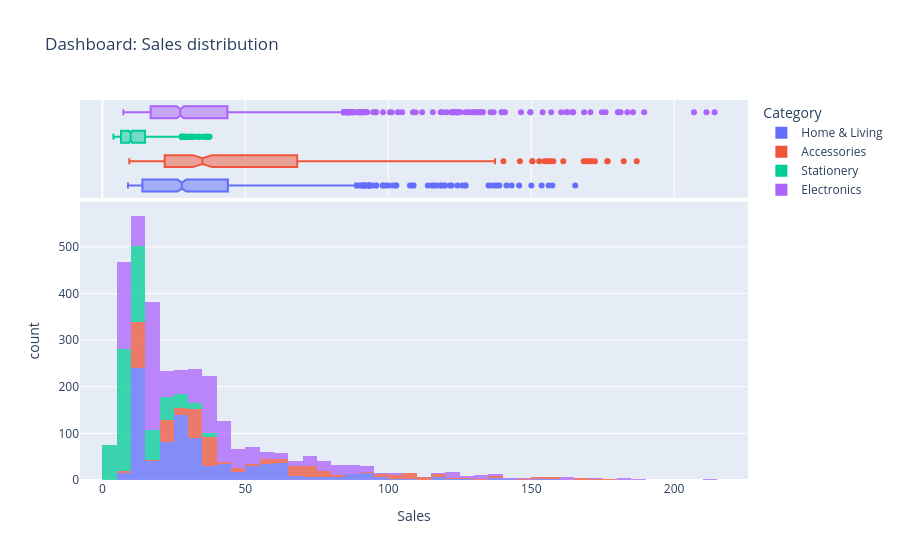

Notebook code for this chart:
### Markdown cell above
## 22. Simple interactive dashboard

This Plotly chart is interactive: hover for values, zoom, and toggle legend items. Change `dashboard_metric` to view another metric.

### Code cell
dashboard_metric = "Sales"  # Try "Quantity" or "UnitPrice"
fig = px.histogram(
    data, x=dashboard_metric,
    color="Category" if "Category" in data.columns else None,
    marginal="box", title=f"Dashboard: {dashboard_metric} distribution",
    opacity=0.75
)
fig.show()
print("Dashboard metric:", dashboard_metric)

### Figure 1 — Plotly figure (JSON) as saved in the notebook; plotly's stock layout.template omitted (floating-point values rounded to 4 significant figures; data arrays with more than 128 entries replaced by an {"elided": "..."} marker saying what was removed)
{"data": [{"bingroup": "x", "hovertemplate": "Category=Home & Living<br>Sales=%{x}<br>count=%{y}<extra></extra>", "legendgroup": "Home & Living", "marker": {"color": "#636efa", "opacity": 0.75, "pattern": {"shape": ""}}, "name": "Home & Living", "orientation": "v", "showlegend": true, "type": "histogram", "x": {"elided": "884 float values"}, "xaxis": "x", "yaxis": "y"}, {"hovertemplate": "Category=Home & Living<br>Sales=%{x}<extra></extra>", "legendgroup": "Home & Living", "marker": {"color": "#636efa"}, "name": "Home & Living", "notched": true, "showlegend": false, "type": "box", "x": {"elided": "884 float values"}, "xaxis": "x2", "yaxis": "y2"}, {"bingroup": "x", "hovertemplate": "Category=Accessories<br>Sales=%{x}<br>count=%{y}<extra></extra>", "legendgroup": "Accessories", "marker": {"color": "#EF553B", "opacity": 0.75, "pattern": {"shape": ""}}, "name": "Accessories", "orientation": "v", "showlegend": true, "type": "histogram", "x": {"elided": "457 float values"}, "xaxis": "x", "yaxis": "y"}, {"hovertemplate": "Category=Accessories<br>Sales=%{x}<extra></extra>", "legendgroup": "Accessories", "marker": {"color": "#EF553B"}, "name": "Accessories", "notched": true, "showlegend": false, "type": "box", "x": {"elided": "457 float values"}, "xaxis": "x2", "yaxis": "y2"}, {"bingroup": "x", "hovertemplate": "Category=Stationery<br>Sales=%{x}<br>count=%{y}<extra></extra>", "legendgroup": "Stationery", "marker": {"color": "#00cc96", "opacity": 0.75, "pattern": {"shape": ""}}, "name": "Stationery", "orientation": "v", "showlegend": true, "type": "histogram", "x": {"elided": "663 float values"}, "xaxis": "x", "yaxis": "y"}, {"hovertemplate": "Category=Stationery<br>Sales=%{x}<extra></extra>", "legendgroup": "Stationery", "marker": {"color": "#00cc96"}, "name": "Stationery", "notched": true, "showlegend": false, "type": "box", "x": {"elided": "663 float values"}, "xaxis": "x2", "yaxis": "y2"}, {"bingroup": "x", "hovertemplate": "Category=Electronics<br>Sales=%{x}<br>count=%{y}<extra></extra>", "legendgroup": "Electronics", "marker": {"color": "#ab63fa", "opacity": 0.75, "pattern": {"shape": ""}}, "name": "Electronics", "orientation": "v", "showlegend": true, "type": "histogram", "x": {"elided": "1196 float values"}, "xaxis": "x", "yaxis": "y"}, {"hovertemplate": "Category=Electronics<br>Sales=%{x}<extra></extra>", "legendgroup": "Electronics", "marker": {"color": "#ab63fa"}, "name": "Electronics", "notched": true, "showlegend": false, "type": "box", "x": {"elided": "1196 float values"}, "xaxis": "x2", "yaxis": "y2"}], "layout": {"barmode": "relative", "legend": {"title": {"text": "Category"}, "tracegroupgap": 0}, "title": {"text": "Dashboard: Sales distribution"}, "xaxis": {"anchor": "y", "domain": [0, 1], "title": {"text": "Sales"}}, "xaxis2": {"anchor": "y2", "domain": [0, 1], "matches": "x", "showgrid": true, "showticklabels": false}, "yaxis": {"anchor": "x", "domain": [0, 0.7326], "title": {"text": "count"}}, "yaxis2": {"anchor": "x2", "domain": [0.7426, 1], "matches": "y2", "showgrid": false, "showline": false, "showticklabels": false, "ticks": ""}}}
